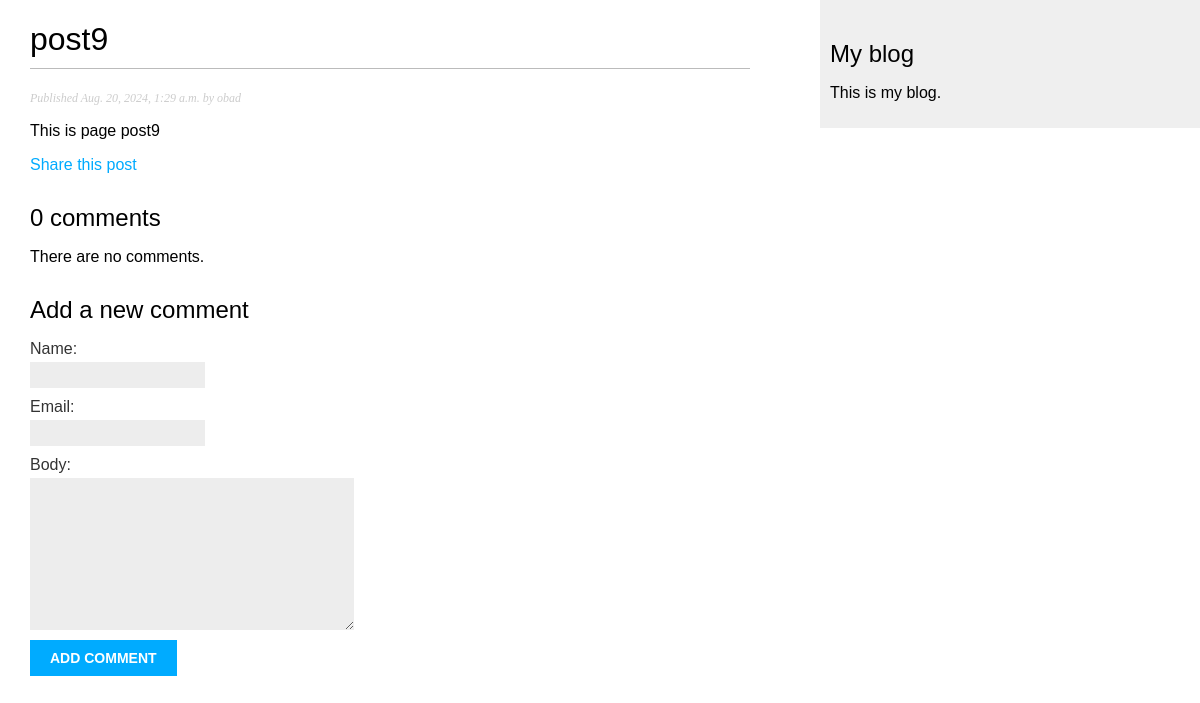
The page /2024/8/20/post9/ on the database as committed earlier.
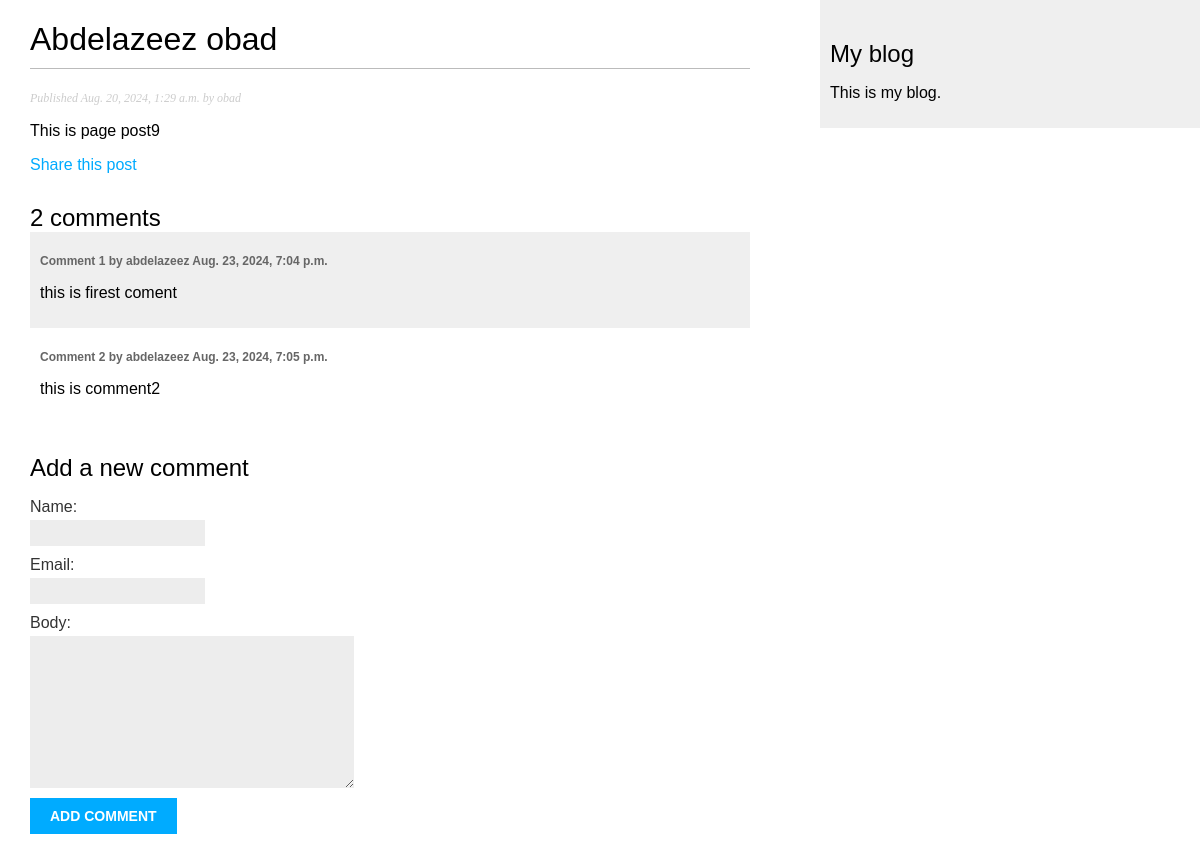
The same page on the database as committed later.
### blog/models.py (models this page shows, shortened)
class Post(models.Model):
    class Status(models.TextChoices):
        DRAFT = 'DF', 'Draft'
        PUBLISHED = 'PB', 'Published'
    title = models.CharField(max_length=250)
    slug = models.SlugField(max_length=250,
                            unique_for_date='publish')
    author = models.ForeignKey(User,
                               on_delete=models.CASCADE,
                               related_name='blog_posts')
    body = models.TextField()
    publish = models.DateTimeField(default=timezone.now)
    created = models.DateTimeField(auto_now_add=True)
    updated = models.DateTimeField(auto_now=True)
    status = models.CharField(max_length=2, choices=Status.choices, default=Status.DRAFT)
    tags = TaggableManager()
    objects = models.Manager() # The default manager.
    published = PublishedManager() # Our custom manager.
    class Meta:
        ordering = ['-publish']
        indexes = [
        models.Index(fields=['-publish']),
        ]

class Comment(models.Model):
    post = models.ForeignKey(Post, on_delete=models.CASCADE, related_name='comments')
    name = models.CharField(max_length=80)
    email = models.EmailField()
    body = models.TextField()
    created = models.DateTimeField(auto_now_add=True)
    updated = models.DateTimeField(auto_now=True)
    active = models.BooleanField(default=True)
    class Meta:
        ordering = ['created']
        indexes = [
            models.Index(fields=['created']),
        ]

### blog/views.py (the view)
# urls.py: path('<int:year>/<int:month>/<int:day>/<slug:post>/', views.post_detail, name='post_detail'),
def post_detail(request, year, month, day, post):
    post = get_object_or_404(Post,
                                status=Post.Status.PUBLISHED,
                                slug=post,
                                publish__year=year,
                                publish__month=month,
                                publish__day=day)
    comments = post.comments.filter(active=True)
    form = CommentForm()
    return render(request, 'blog/post/detail.html', {'post': post, 'comments': comments, 'form': form})

### blog/forms.py
class CommentForm(forms.ModelForm):
    class Meta:
        model = Comment
        fields = ['name', 'email', 'body']

### blog/templates/blog/post/detail.html (shortened to what this page needs)
{% extends "blog/base.html" %}
{% block content %}
    <h1>{{ post.title }}</h1>
    <p class="date">
        Published {{ post.publish }} by {{ post.author }}
    </p>
    {{ post.body|linebreaks }}
    <p>
        <a href="{% url "blog:post_share" post.id %}">
          Share this post
        </a>
    </p>
    {% with comments.count as total_comments %}
        <h2>
          {{ total_comments }} comment{{ total_comments|pluralize }}
        </h2>
    {% endwith %}
    {% for comment in comments %}
        <div class="comment">
            <p class="info">
            Comment {{ forloop.counter }} by {{ comment.name }}
            {{ comment.created }}
            </p>
            {{ comment.body|linebreaks }}
        </div>
      {% empty %}
         <p>There are no comments.</p>
    {% endfor %}
    {% include "blog/post/includes/comment_form.html" %}
{% endblock %}

### blog/templates/blog/base.html (shortened to what this page needs)
{% load static %}
<!DOCTYPE html>
<html>
    <head>
        <link href="{% static "css/blog.css" %}" rel="stylesheet">
    </head>
    <body>
        <div id="content">
            {% block content %}
            {% endblock %}
        </div>
        <div id="sidebar">
            <h2>My blog</h2>
            <p>This is my blog.</p>
        </div>
    </body>
</html>

### blog/templates/blog/post/includes/comment_form.html (shortened to what this page needs)
<h2>Add a new comment</h2>
<form action="{% url "blog:post_comment" post.id %}" method="post">
    {{ form.as_p }}
    <p><input type="submit" value="Add comment"></p>
</form>

### blog/static/css/blog.css (style rules this page uses)
body { margin:0; padding:0; font-family:helvetica, sans-serif; }
a { color:#00abff; text-decoration:none; }
h1 { font-weight:normal; border-bottom:1px solid #bbb; padding:0 0 10px 0; }
h2 { font-weight:normal; margin:30px 0 0; }
#content { float:left; width:60%; padding:0 0 0 30px; }
#sidebar { float:right; width:30%; padding:10px; background:#efefef; height:100%; }
p.date { color:#ccc; font-family: georgia, serif; font-size: 12px; font-style: italic; }
label { float:left; clear:both; color:#333; margin-bottom:4px; }
input, textarea { clear:both; float:left; margin:0 0 10px; background:#ededed; border:0; padding:6px 10px; font-size:12px; }
input[type=submit] { font-weight:bold; background:#00abff; color:#fff; padding:10px 20px; font-size:14px; text-transform:uppercase; }
.comment { padding:10px; }
.comment:nth-child(even) { background:#efefef; }
.comment .info { font-weight:bold; font-size:12px; color:#666; }

Rows that differ between the two databases and show on the page:
changed Post "This is page post9": title "post9" → "Abdelazeez obad"
added Comment: name "abdelazeez", created "Aug. 23, 2024, 7:04 p.m.", body "this is firest coment"
added Comment: name "abdelazeez", created "Aug. 23, 2024, 7:05 p.m.", body "this is comment2"
Other text that changed with them:
{{ total_comments }}: "0" → "2"
text no longer shown: "There are no comments."
